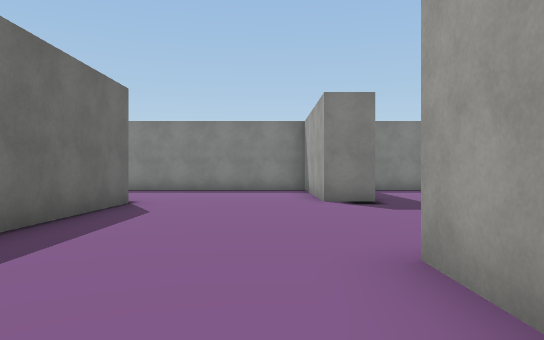
[1] (above)

17 first-person views from a walk through a 3-D level made in the Unity game engine. The camera is 1.3 m above the floor, looks level and sees 70° across. The floor is counted in squares, 2 m on a side. Each view is taken from the middle of a square. On the plan, view 1 faces up. The plan holds only what a view shows up to about 11 squares ahead; the rest is blank. The place goes on beyond the plan. The player is left out. Some surface patterns are stand-ins.

[2]
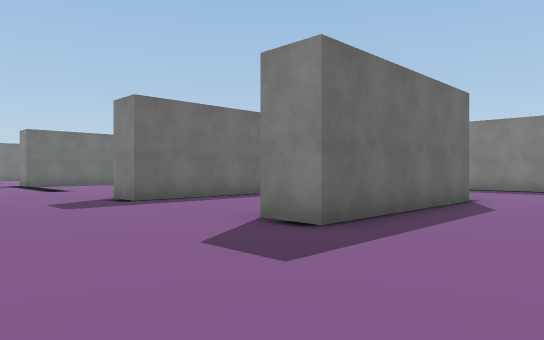

[3]
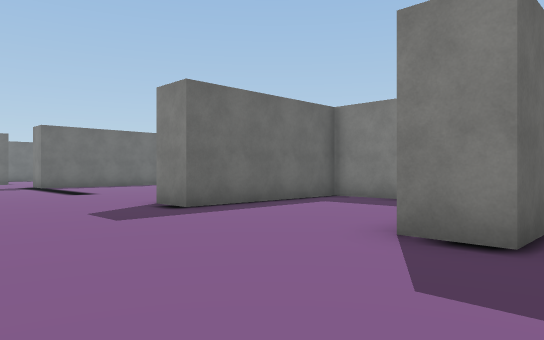

[4]
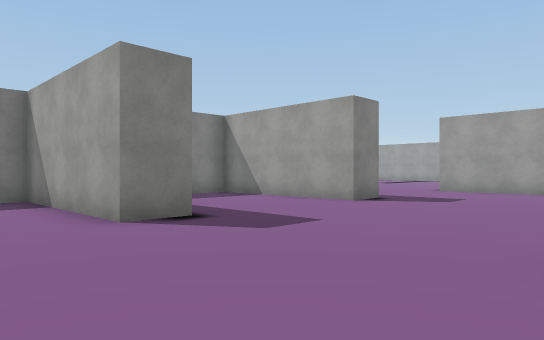

[5]
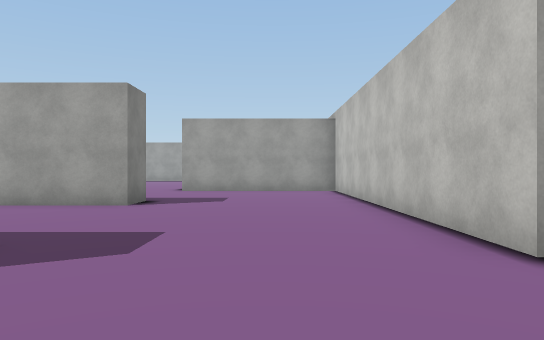

[6]
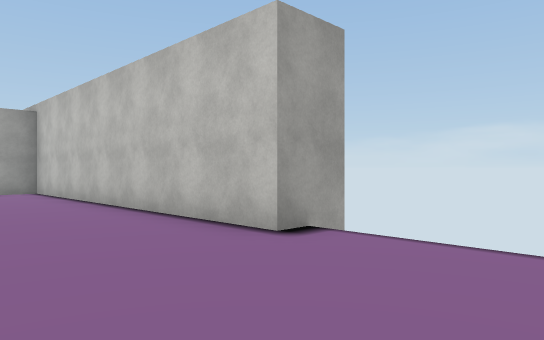

[7]
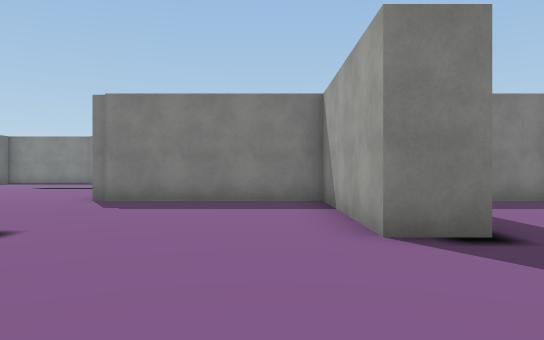

[8]
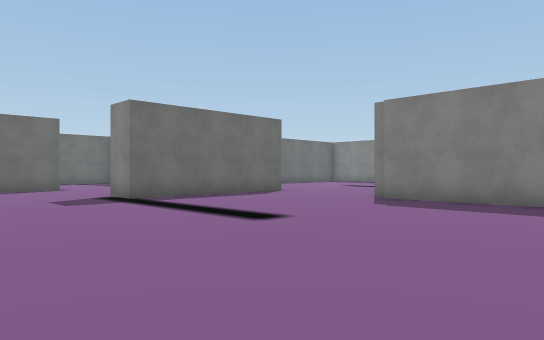

[9]
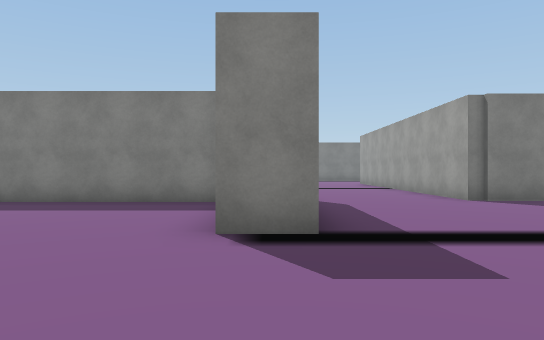

[10]
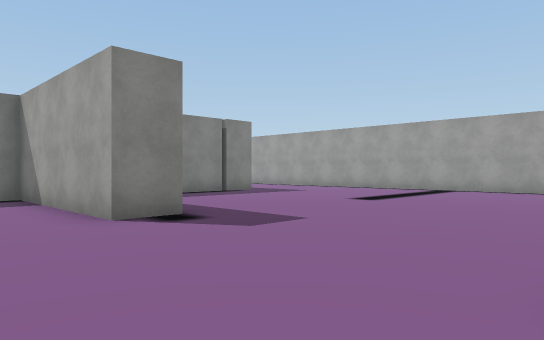

[11]
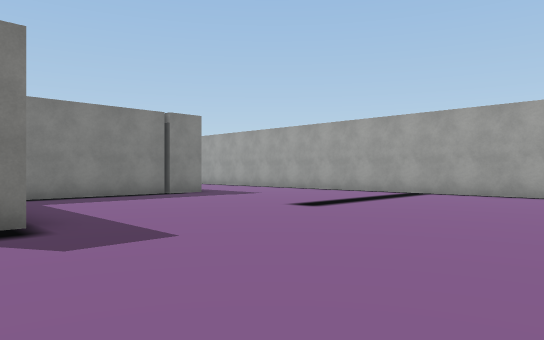

[12]
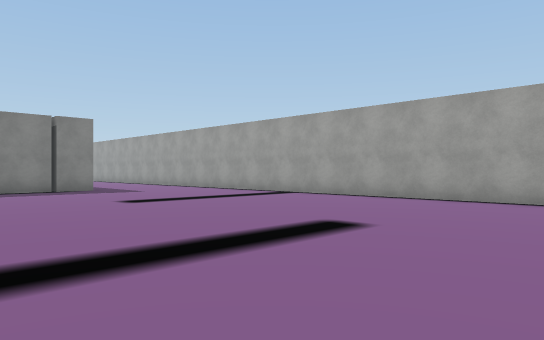

[13]
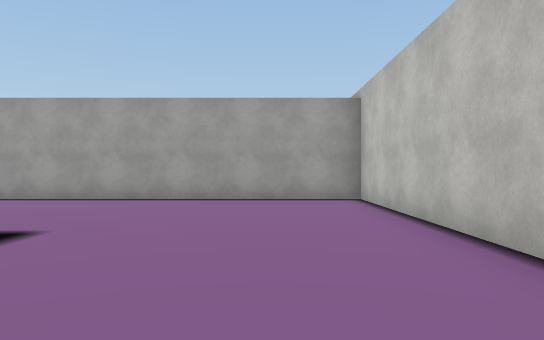

[14]
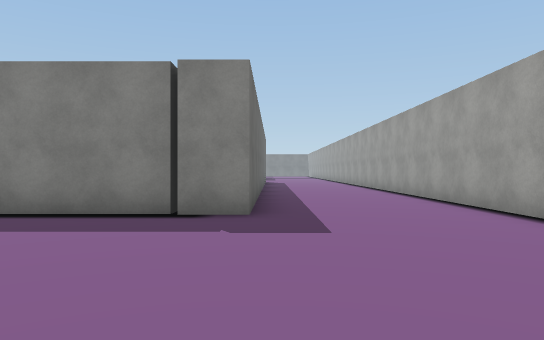

[15]
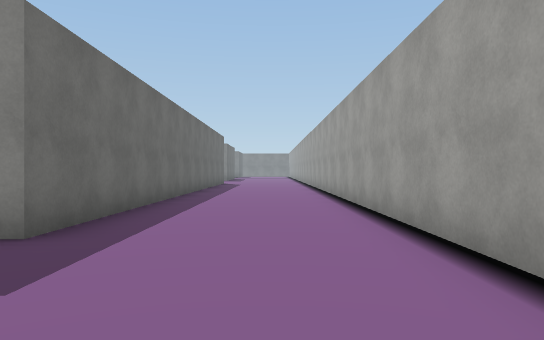

[16]
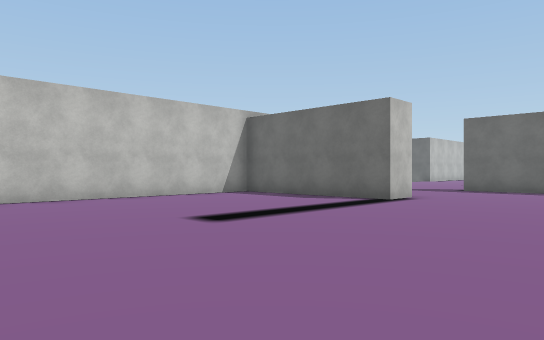

[17]
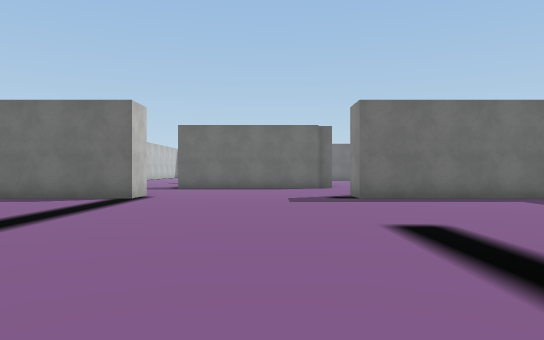

### Floor plan
Points are (right, up) in squares from view 1. A wall is a line through its corners. A room is listed if a view was taken in it or the views show most of it. See-through windows are left out.
Room 1 (views 1, 2, 3, 4, 5, 6, 7, 8, 9)
walls: (-17.5, 6.1) (-17.5, 3) (-18.6, 3); (-19.1, 6.9) (-22.5, 6.9); (-4.3, 7.1) (-7.9, 7.1) (-7.9, 2.7) (-8.9, 2.7) (-8.9, 7.1) (-13.8, 7.1) (-13.8, 10); (-8.1, -3.2) (-8.1, -2) (1.1, -2) (1.1, 2.8); (-2.8, 2.7) (-3.9, 2.7) (-3.9, 6.5)
ways out: opening at (-1, 3.3) to room 2
Room 2 (views 10, 11, 12, 13, 14, 15, 16, 17)
walls: (2.1, 12.3) (2.1, 8) (1.1, 8) (1.1, 12.7); (-2.8, 7.8) (-2.8, 2.7); (1.1, 2.8) (2.1, 2.8) (2.1, -0.7); (11.6, 11.3) (11.6, 19.9); (7.7, 20) (7.7, 12.7) (3.1, 12.7); (3.4, -2) (11.6, -2) (11.6, 8)
ways out: opening at (-1, 3.3) to room 1

Positions as (right, up) in squares from view 1, and headings:
1: (0, 0), facing up
2: (0, -1), facing up-left
3: (-2, -1), facing up-left
4: (-11, -2), facing up-right
5: (-11, 0), facing right
6: (-11, 1), facing down-right
7: (-10, -1), facing up
8: (-9, -1), facing up-left
9: (-18, -1), facing up
10: (-1, 3), facing up-right
11: (1, 3), facing up-right
12: (3, 0), facing up-right
13: (3, 0), facing right
14: (8, 7), facing up
15: (10, 9), facing up
16: (10, 7), facing down-left
17: (11, 6), facing left
